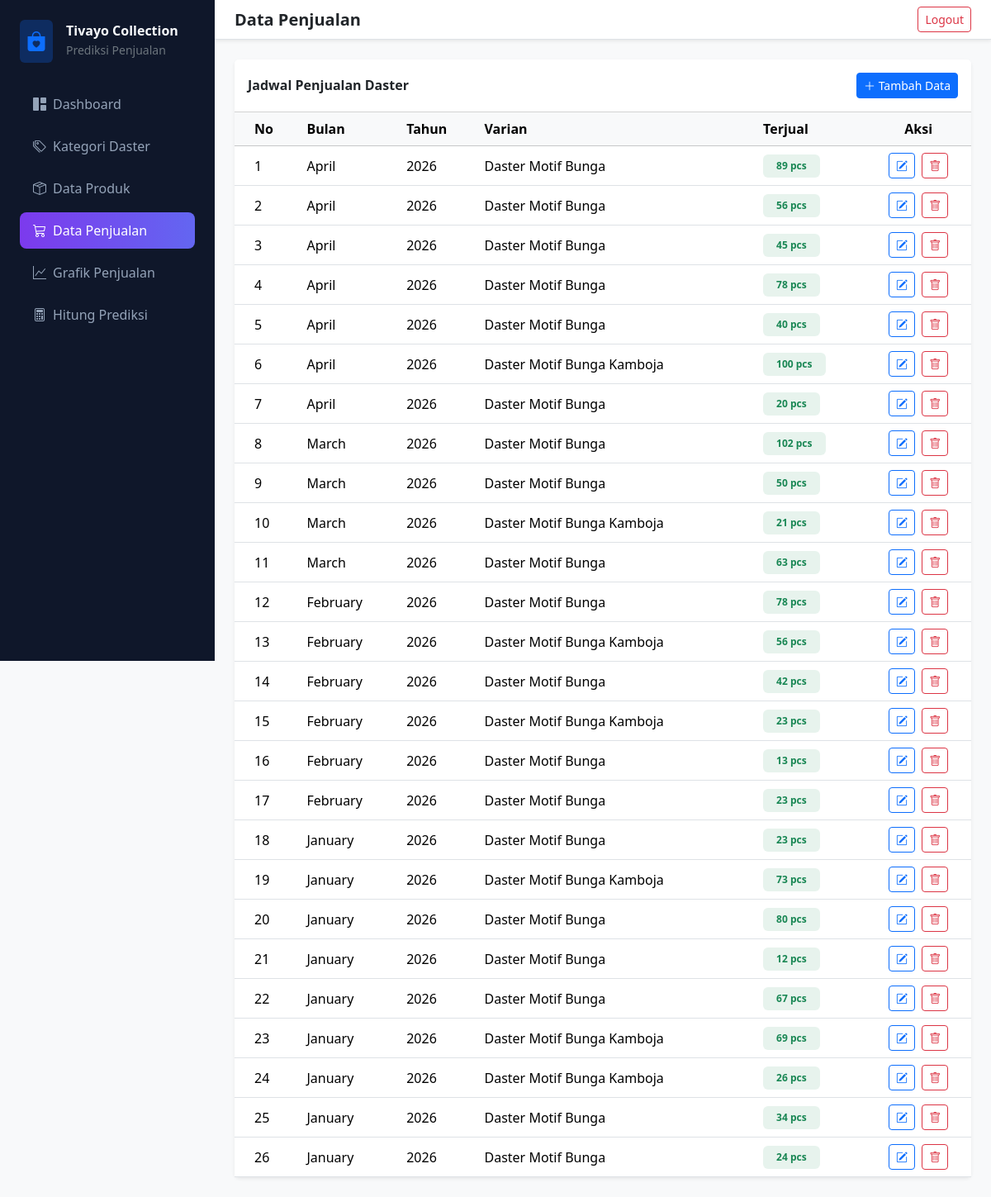
The app's page /index.php?page=penjualan (signed in) with its own data.
### tables this page shows
CREATE TABLE `data_penjualan` (
  `id` int NOT NULL AUTO_INCREMENT,
  `produk_id` int NOT NULL,
  `tanggal` date NOT NULL,
  `jumlah_terjual` int NOT NULL,
  `user_id` int NOT NULL,
  `created_at` timestamp NULL DEFAULT CURRENT_TIMESTAMP,
  PRIMARY KEY (`id`),
  KEY `produk_id` (`produk_id`),
  KEY `user_id` (`user_id`),
  KEY `idx_tanggal` (`tanggal`),
  CONSTRAINT `data_penjualan_ibfk_1` FOREIGN KEY (`produk_id`) REFERENCES `data_produk` (`id`) ON DELETE CASCADE ON UPDATE CASCADE,
  CONSTRAINT `data_penjualan_ibfk_2` FOREIGN KEY (`user_id`) REFERENCES `users` (`id`) ON DELETE CASCADE ON UPDATE CASCADE
);

CREATE TABLE `data_produk` (
  `id` int NOT NULL AUTO_INCREMENT,
  `kode_produk` varchar(50) NOT NULL,
  `nama_produk` varchar(100) NOT NULL,
  `kategori_id` int NOT NULL,
  `harga` decimal(10,2) NOT NULL,
  `stok` int DEFAULT '0',
  `created_at` timestamp NULL DEFAULT CURRENT_TIMESTAMP,
  `updated_at` timestamp NULL DEFAULT CURRENT_TIMESTAMP ON UPDATE CURRENT_TIMESTAMP,
  PRIMARY KEY (`id`),
  UNIQUE KEY `kode_produk` (`kode_produk`),
  KEY `idx_kode` (`kode_produk`),
  KEY `kategori_id` (`kategori_id`),
  CONSTRAINT `fk_produk_kategori` FOREIGN KEY (`kategori_id`) REFERENCES `kategori` (`id`) ON DELETE RESTRICT ON UPDATE CASCADE
);

### public/index.php (called while the page is built, shortened)
<?php
require_once __DIR__ . '/../views/dashboard/index.php';

### config/database.php (called while the page is built)
<?php
return [
    'host' => 'db',
    'user' => 'prediksi_daster_user',
    'password' => 'userpassword',
    'dbname' => 'prediksi_daster_collection',
    'charset' => 'utf8mb4'
];

### core/Database.php (called while the page is built, shortened)
<?php
class Database
{
    private $pdo;
    private $stmt;
    public function __construct()
    {
        $this->config = require __DIR__ . '/../config/database.php';
        $dsn = "mysql:host={$this->config['host']};dbname={$this->config['dbname']};charset={$this->config['charset']}";
        $options = [
            PDO::ATTR_ERRMODE => PDO::ERRMODE_EXCEPTION,
            PDO::ATTR_DEFAULT_FETCH_MODE => PDO::FETCH_ASSOC,
            PDO::ATTR_EMULATE_PREPARES => false,
        ];
        try {
            $this->pdo = new PDO($dsn, $this->config['user'], $this->config['password'], $options);
        } catch (PDOException $e) {
            throw new PDOException($e->getMessage(), (int) $e->getCode());
        }
    }
    public function query(string $sql): self
    {
        $this->stmt = $this->pdo->prepare($sql);
        return $this;
    }
    public function execute(): bool
    {
        return $this->stmt->execute();
    }
    public function resultSet(): array
    {
        $this->execute();
        return $this->stmt->fetchAll();
    }
}
?>

### models/Penjualan.php (called while the page is built, shortened)
<?php
require_once __DIR__ . '/../core/Database.php';
class Penjualan
{
    private $db;
    public function __construct()
    {
        $this->db = new Database();
    }
    public function getAllPenjualan()
    {
        $this->db->query("
            SELECT
                dp.id,
                DATE_FORMAT(dp.tanggal, '%M') as bulan,
                YEAR(dp.tanggal) as tahun,
                dp.tanggal,
                dp.produk_id,
                pr.nama_produk as varian,
                dp.jumlah_terjual as terjual
            FROM data_penjualan dp
            JOIN data_produk pr ON dp.produk_id = pr.id
            ORDER BY dp.tanggal DESC, dp.id DESC
        ");
        return $this->db->resultSet();
    }
}

### views/dashboard/penjualan/penjualan.php (the view, shortened to what this page needs)
<?php
require_once __DIR__ . '/../../../models/Penjualan.php';
$model = new Penjualan();
$dataPenjualan = $model->getAllPenjualan();
?>
<main class="main-content">
    <nav class="navbar navbar-light bg-white border-bottom px-4 sticky-top shadow-sm">
        <h5 class="mb-0 fw-bold">Data Penjualan</h5>
        <a href="process_logout.php" class="btn btn-outline-danger btn-sm">Logout</a>
    </nav>
    <div class="container-fluid p-4">
        <div class="card border-0 shadow-sm">
            <div class="card-header bg-white py-3 d-flex justify-content-between align-items-center">
                <h6 class="mb-0 fw-semibold">Jadwal Penjualan Daster</h6>
                <button class="btn btn-primary btn-sm" data-bs-toggle="modal" data-bs-target="#addModal">
                    <i class="bi bi-plus-lg"></i> Tambah Data
                </button>
            </div>
            <div class="card-body p-0">
                <div class="table-responsive">
                    <table class="table table-hover align-middle mb-0">
                        <thead class="table-light">
                            <tr>
                                <th class="ps-4">No</th>
                                <th>Bulan</th>
                                <th>Tahun</th>
                                <th>Varian</th>
                                <th>Terjual</th>
                                <th class="text-center">Aksi</th>
                            </tr>
                        </thead>
                        <tbody id="salesTableBody">
                            <?php if (empty($dataPenjualan)): ?>
                                <tr>
                                    <td colspan="6" class="text-center py-4 text-muted">Belum ada data penjualan.</td>
                                </tr>
                            <?php else: ?>
                                <?php $no = 1;
                                foreach ($dataPenjualan as $row): ?>
                                    <tr>
                                        <td class="ps-4"><?php echo $no++; ?></td>
                                        <td><?php echo htmlspecialchars($row['bulan']); ?></td>
                                        <td><?php echo htmlspecialchars($row['tahun']); ?></td>
                                        <td><?php echo htmlspecialchars($row['varian']); ?></td>
                                        <td><span
                                                class="badge bg-success bg-opacity-10 text-success fw-bold px-3 py-2"><?php echo htmlspecialchars($row['terjual']); ?>
                                                pcs</span></td>
                                        <td class="text-center">
                                            <button class="btn btn-sm btn-outline-primary me-1 text-decoration-none"
                                                data-bs-toggle="modal" data-bs-target="#editModal"
                                                onclick="populateEdit(<?php echo htmlspecialchars(json_encode($row)); ?>)">
                                                <i class="bi bi-pencil-square"></i>
                                            </button>
                                            <a href="process_penjualan.php?action=delete&id=<?php echo $row['id']; ?>"
                                                class="btn btn-sm btn-outline-danger"
                                                onclick="return confirm('Apakah Anda yakin ingin menghapus data ini?');">
                                                <i class="bi bi-trash"></i>
                                            </a>
                                        </td>
                                    </tr>
                                <?php endforeach; ?>
                            <?php endif; ?>
                        </tbody>
                    </table>
                </div>
            </div>
        </div>
    </div>
</main>

### views/dashboard/index.php (style rules this page uses)
:root { --sidebar-width: 260px; }
body { background-color: #f8f9fa; font-family: 'Segoe UI', sans-serif; }
.main-content { margin-left: var(--sidebar-width); min-height: 100vh; }

### records on screen
data_penjualan: bulan "April", tahun "2026", produk.nama_produk "Daster Motif Bunga", jumlah_terjual "89"
data_penjualan: bulan "April", tahun "2026", produk.nama_produk "Daster Motif Bunga", jumlah_terjual "56"
data_penjualan: bulan "April", tahun "2026", produk.nama_produk "Daster Motif Bunga", jumlah_terjual "45"
data_penjualan: bulan "April", tahun "2026", produk.nama_produk "Daster Motif Bunga", jumlah_terjual "78"
data_penjualan: bulan "April", tahun "2026", produk.nama_produk "Daster Motif Bunga", jumlah_terjual "40"
data_penjualan: bulan "April", tahun "2026", produk.nama_produk "Daster Motif Bunga Kamboja", jumlah_terjual "100"
data_penjualan: bulan "April", tahun "2026", produk.nama_produk "Daster Motif Bunga", jumlah_terjual "20"
data_penjualan: bulan "March", tahun "2026", produk.nama_produk "Daster Motif Bunga", jumlah_terjual "102"
data_penjualan: bulan "March", tahun "2026", produk.nama_produk "Daster Motif Bunga", jumlah_terjual "50"
data_penjualan: bulan "March", tahun "2026", produk.nama_produk "Daster Motif Bunga Kamboja", jumlah_terjual "21"
data_penjualan: bulan "March", tahun "2026", produk.nama_produk "Daster Motif Bunga", jumlah_terjual "63"
data_penjualan: bulan "February", tahun "2026", produk.nama_produk "Daster Motif Bunga", jumlah_terjual "78"
data_penjualan: bulan "February", tahun "2026", produk.nama_produk "Daster Motif Bunga Kamboja", jumlah_terjual "56"
data_penjualan: bulan "February", tahun "2026", produk.nama_produk "Daster Motif Bunga", jumlah_terjual "42"
data_penjualan: bulan "February", tahun "2026", produk.nama_produk "Daster Motif Bunga Kamboja", jumlah_terjual "23"
data_penjualan: bulan "February", tahun "2026", produk.nama_produk "Daster Motif Bunga", jumlah_terjual "13"
data_penjualan: bulan "February", tahun "2026", produk.nama_produk "Daster Motif Bunga", jumlah_terjual "23"
data_penjualan: bulan "January", tahun "2026", produk.nama_produk "Daster Motif Bunga", jumlah_terjual "23"
data_penjualan: bulan "January", tahun "2026", produk.nama_produk "Daster Motif Bunga Kamboja", jumlah_terjual "73"
data_penjualan: bulan "January", tahun "2026", produk.nama_produk "Daster Motif Bunga", jumlah_terjual "80"
data_penjualan: bulan "January", tahun "2026", produk.nama_produk "Daster Motif Bunga", jumlah_terjual "12"
data_penjualan: bulan "January", tahun "2026", produk.nama_produk "Daster Motif Bunga", jumlah_terjual "67"
data_penjualan: bulan "January", tahun "2026", produk.nama_produk "Daster Motif Bunga Kamboja", jumlah_terjual "69"
data_penjualan: bulan "January", tahun "2026", produk.nama_produk "Daster Motif Bunga Kamboja", jumlah_terjual "26"
data_penjualan: bulan "January", tahun "2026", produk.nama_produk "Daster Motif Bunga", jumlah_terjual "34"
data_penjualan: bulan "January", tahun "2026", produk.nama_produk "Daster Motif Bunga", jumlah_terjual "24"
